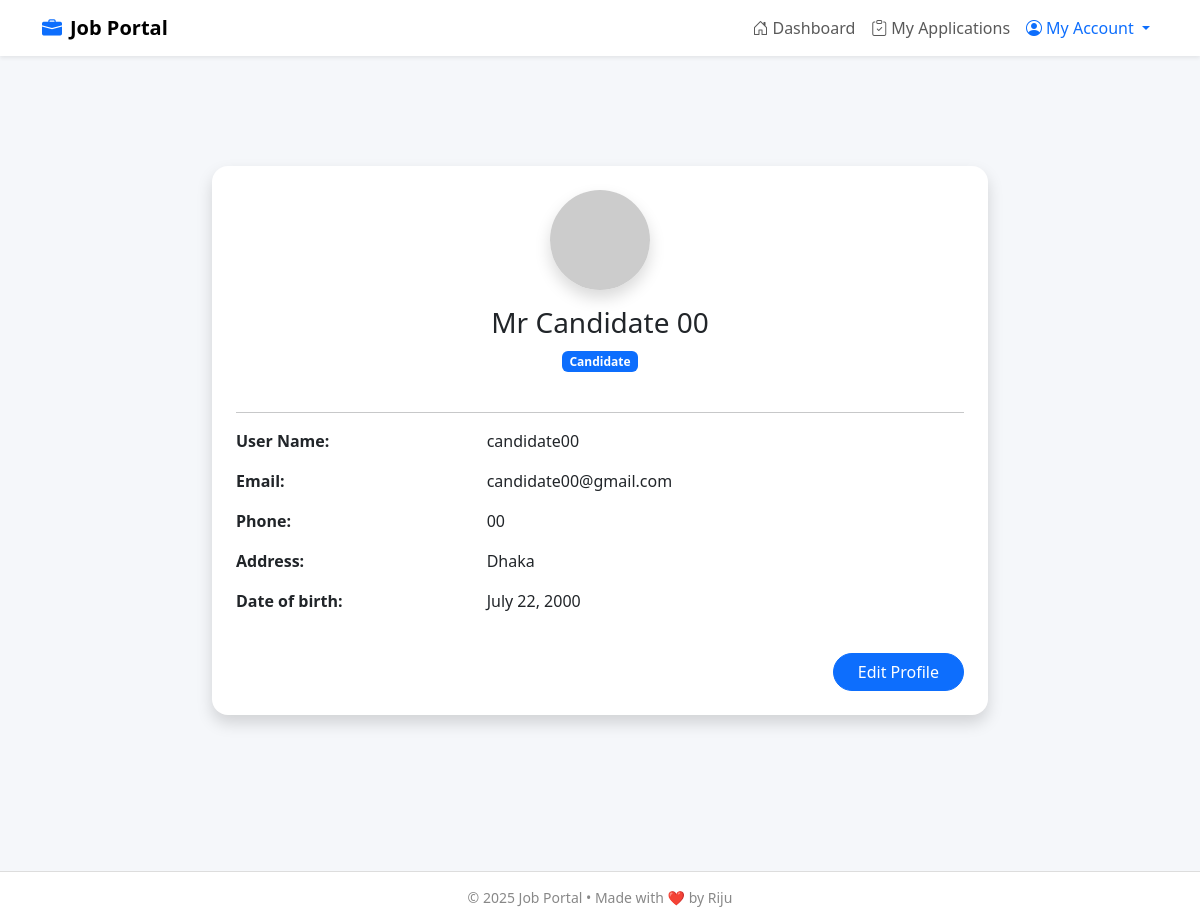
Page /profile/ (signed in) on the earlier database version.
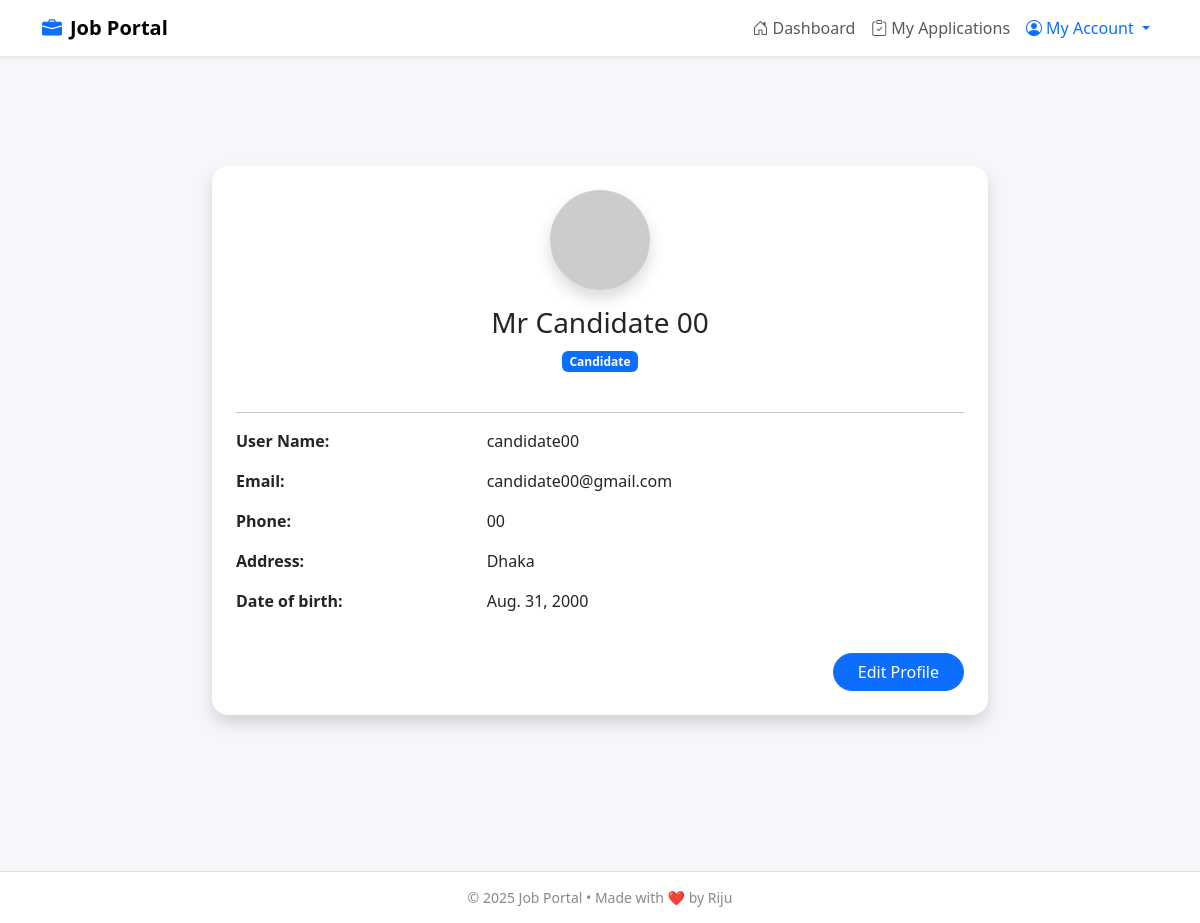
Same page on the later database version.
### users_auth_app/models.py (models this page shows, shortened)
class CustomUserModel(AbstractUser):
    phone = models.CharField(max_length=15, null=True)
    user_types = models.CharField(choices=[
        ('Admin', 'Admin'),
        ('Employer', 'Employer'),
        ('Candidate', 'Candidate'),
    ],max_length=10,null=True)

### candidate_app/models.py (models this page shows, shortened)
class CandidateProfileModel(models.Model):
    candidate_user = models.OneToOneField(CustomUserModel,on_delete=models.CASCADE,related_name='candidate_profile',null=True)
    full_name = models.CharField(max_length=255,null=True)
    phone = models.CharField(max_length=20,null=True)
    email = models.EmailField(null=True)
    address = models.TextField(blank=True,null=True)
    date_of_birth = models.DateField(blank=True,null=True)

### users_auth_app/views.py (the view)
# urls.py: path('profile/',profilePage, name='profilePage'),
def profilePage(request):
    return render(request, 'profile.html')

### users_auth_app/templates/profile.html (shortened to what this page needs)
{% extends 'master/master.html' %}
{% block body %}
{% if request.user.user_types == 'Employer' %}
<div class="container my-5" style="max-width: 800px;">
  <div class="card shadow rounded-4 border-0 p-4">
    <div class="text-center mb-4">
      {% comment %} <img src="https://ui-avatars.com/api/?name={{ request.user.username }}&background=random"
           alt="Avatar" class="rounded-circle shadow" width="100" height="100"> {% endcomment %}
      <img src="{{ user.employer_profile.company_logo.url }}"
           alt="Avatar" class="rounded-circle shadow" width="100" height="100">
      <h3 class="mt-3">{{ request.user.username }}</h3>
      <span class="badge bg-primary">
        {{ request.user.user_types }}
      </span>
    </div>
    <hr>
    <div class="row mb-3">
      <div class="col-md-4 fw-bold">Company Name:</div>
      <div class="col-md-8">{{ request.user.employer_profile.company_name }}</div>
    </div>
    <div class="row mb-3">
      <div class="col-md-4 fw-bold">Email:</div>
      <div class="col-md-8">{{ request.user.email }}</div>
    </div>
    <div class="row mb-3">
      <div class="col-md-4 fw-bold">Phone:</div>
      <div class="col-md-8">{{ request.user.phone }}</div>
    </div>
    <div class="row mb-3">
      <div class="col-md-4 fw-bold">About Company:</div>
      <div class="col-md-8">
        <div class="col-md-8"> {{ request.user.employer_profile.about_company }}</div>
      </div>
    </div>
    <div class="row mb-3">
      <div class="col-md-4 fw-bold">Company Location:</div>
      <div class="col-md-8">
        <div class="col-md-8"> {{ request.user.employer_profile.location }}</div>
      </div>
    </div>
    <div class="text-end mt-4">
      <a href="{% url 'profileUpdatePage' request.user.id %}" class="btn btn-primary px-4 rounded-pill">Edit Profile</a>
    </div>
  </div>
</div>
{% elif request.user.user_types == 'Candidate' %}
<div class="container my-5" style="max-width: 800px;">
  <div class="card shadow rounded-4 border-0 p-4">
    <div class="text-center mb-4">
      <img src="https://ui-avatars.com/api/?name={{ request.user.username }}&background=random"
           alt="Avatar" class="rounded-circle shadow" width="100" height="100">
      <h3 class="mt-3">{{ request.user.candidate_profile.full_name }}</h3>
      <span class="badge bg-primary">
        {{ request.user.user_types }}
      </span>
    </div>
    <hr>
    <div class="row mb-3">
      <div class="col-md-4 fw-bold">User Name:</div>
      <div class="col-md-8">{{ request.user.username }}</div>
    </div>
    <div class="row mb-3">
      <div class="col-md-4 fw-bold">Email:</div>
      <div class="col-md-8">{{ request.user.email }}</div>
    </div>
    <div class="row mb-3">
      <div class="col-md-4 fw-bold">Phone:</div>
      <div class="col-md-8">{{ request.user.phone }}</div>
    </div>
    <div class="row mb-3">
      <div class="col-md-4 fw-bold">Address:</div>
      <div class="col-md-8">
        <div class="col-md-8"> {{ request.user.candidate_profile.address }}</div>
      </div>
    </div>
    <div class="row mb-3">
      <div class="col-md-4 fw-bold">Date of birth:</div>
      <div class="col-md-8">
        <div class="col-md-8"> {{ request.user.candidate_profile.date_of_birth }}</div>
      </div>
    </div>
    <div class="text-end mt-4">
      <a href="{% url 'profileUpdatePage' request.user.id %}" class="btn btn-primary px-4 rounded-pill">Edit Profile</a>
    </div>
  </div>
</div>
{% endif %}
{% endblock %}

Differences in the rows shown:
changed CustomUserModel "candidate00": user.candidate_profile.date_of_birth "July 22, 2000" → "Aug. 31, 2000"
